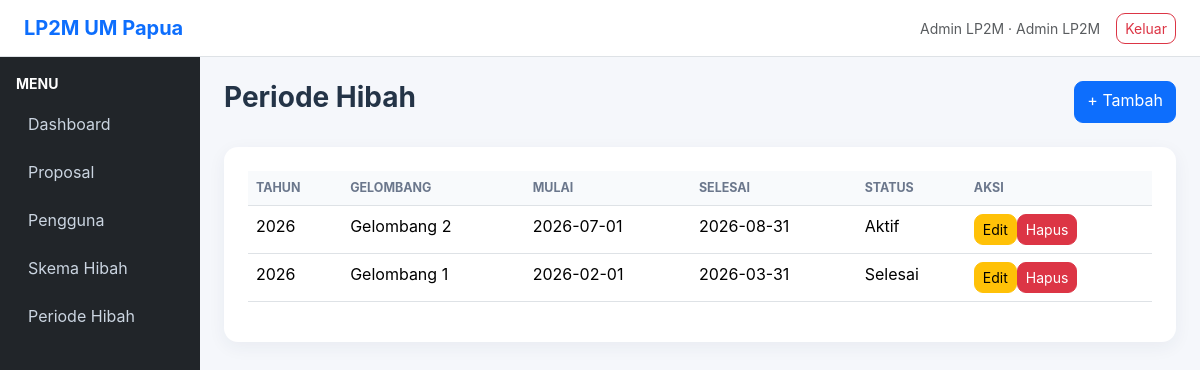
The page /periods/index.php (signed in) on the database its author committed.
### tables this page shows
CREATE TABLE periods(id INT UNSIGNED AUTO_INCREMENT PRIMARY KEY,year YEAR NOT NULL,wave VARCHAR(50) NOT NULL,start_date DATE NOT NULL,end_date DATE NOT NULL,status ENUM("Aktif","Selesai","Belum Aktif") DEFAULT "Belum Aktif");

### config/app.php (called while the page is built, shortened)
<?php
function e(?string $v): string { return htmlspecialchars((string)$v, ENT_QUOTES, 'UTF-8'); }

### periods/index.php (the view)
<?php require_once __DIR__."/../config/app.php";require_role("Admin LP2M");$rows=$pdo->query("SELECT * FROM periods ORDER BY year DESC,start_date DESC")->fetchAll();$pageTitle="Periode Hibah";require __DIR__."/../partials/header.php";?><div class="d-flex justify-content-between mb-4"><h3 class="fw-bold">Periode Hibah</h3><a class="btn btn-primary" href="create.php">+ Tambah</a></div><div class="card p-4"><table class="table"><thead><tr><th>Tahun</th><th>Gelombang</th><th>Mulai</th><th>Selesai</th><th>Status</th><th>Aksi</th></tr></thead><tbody><?php foreach($rows as $r):?><tr><td><?=$r["year"]?></td><td><?=e($r["wave"])?></td><td><?=$r["start_date"]?></td><td><?=$r["end_date"]?></td><td><?=e($r["status"])?></td><td><a class="btn btn-sm btn-warning" href="edit.php?id=<?=$r["id"]?>">Edit</a><form class="d-inline" method="post" action="delete.php" onsubmit="return confirm('Hapus?')"><input type="hidden" name="csrf_token" value="<?=e(csrf_token())?>"><input type="hidden" name="id" value="<?=$r["id"]?>"><button class="btn btn-sm btn-danger">Hapus</button></form></td></tr><?php endforeach;?></tbody></table></div><?php require __DIR__."/../partials/footer.php";?>

### assets/css/style.css (style rules this page uses)
:root { --primary:#0d47a1; --primary2:#1565c0; --sidebar:#102a56; --bg:#f5f7fb; --text:#243447; --login-blue:#111b70; --login-blue-2:#1d2b8f; --gold:#f5c542; }
* { box-sizing:border-box }
body { margin:0; background:var(--bg); color:var(--text); font-family:Inter,system-ui,-apple-system,"Segoe UI",sans-serif; }
a { text-decoration:none }
.card { border:0; box-shadow:0 5px 18px rgba(30,55,90,.06); border-radius:14px; }
.table thead th { font-size:.78rem; text-transform:uppercase; color:#6b778c; background:#f8fafc; white-space:nowrap; }
.btn { border-radius:9px }

### rows shown on the page
periods: year "2026", wave "Gelombang 2", start_date "2026-07-01", end_date "2026-08-31", status "Aktif"
periods: year "2026", wave "Gelombang 1", start_date "2026-02-01", end_date "2026-03-31", status "Selesai"

### other values the page prints
$user["name"] "Admin LP2M"
$user["role"] "Admin LP2M"
